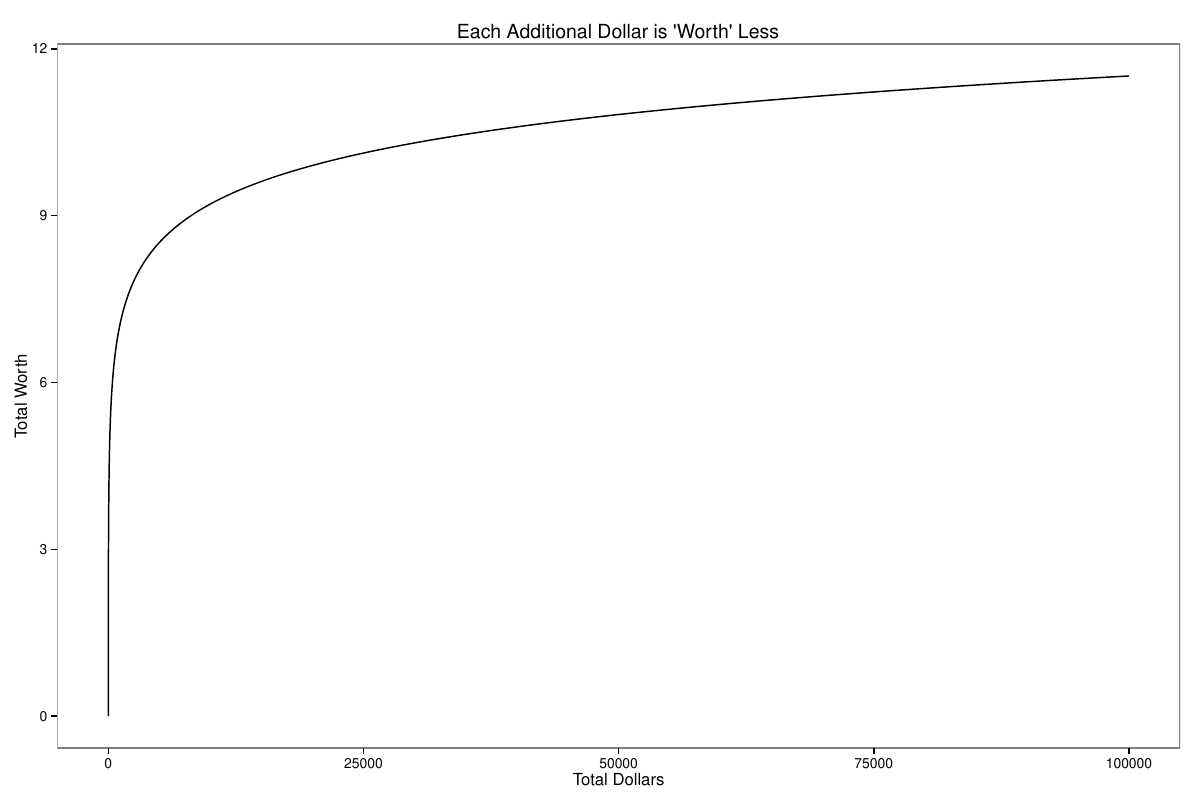

Reproduce this figure in R.
df <- data.frame(x = seq(1.0, 100000.0, by = 1.0))
df$y <- log(df$x)

ggplot(df, aes(x = x, y = y)) +
    geom_line() +
    ggtitle("Each Additional Dollar is 'Worth' Less") +
    xlab("Total Dollars") +
    ylab("Total Worth") +
    theme_bw() +
    theme(panel.grid.major = element_blank()) +
    theme(panel.grid.minor = element_blank())

ggsave("utility.pdf", width = 12, height = 8)
